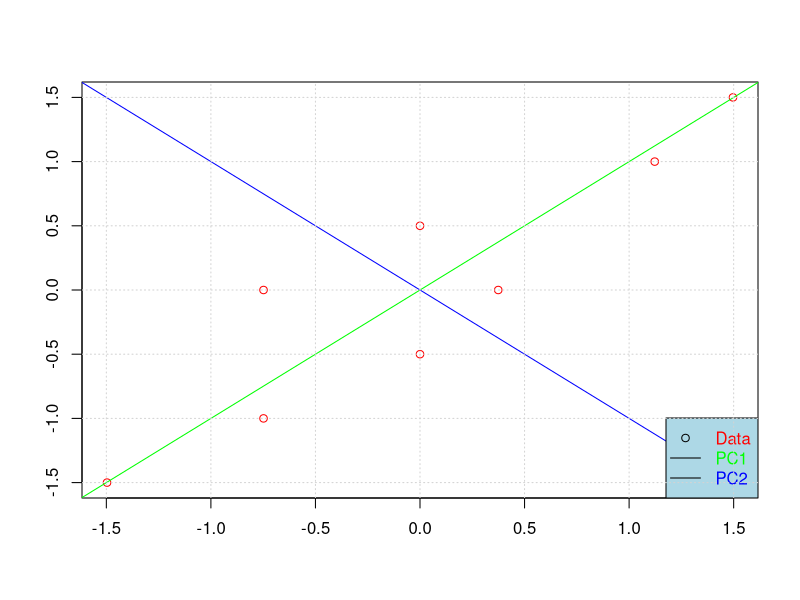

This chart was generated by the following R code:
N <- 8
X <- c(1, 3, 3, 5, 5, 6, 8, 9)
Y <- c(2, 3, 5, 4, 6, 5, 7, 8)

X <- (X - mean(X)) / sd(X)
Y <- (Y - mean(Y)) / sd(Y)
M <- cbind(X, Y)

Sigma <- cov(M)

ev <- eigen(Sigma)
eigenvalues <- ev$values
eigenvectors <- ev$vectors

PCA <- prcomp(M)

PCA.PC1 <- PCA$x[,1]
PCA.slope1 <- PCA$rotation[2,1] / PCA$rotation[1,1]

PCA.PC2 <- PCA$x[,2]
PCA.slope2 <- PCA$rotation[2,2] / PCA$rotation[1,2]

plot(M, col = 'red', ann = FALSE)
abline(0, PCA.slope1, col = 'green')
abline(0, PCA.slope2, col = 'blue')
legend("bottomright", legend = c('Data', 'PC1', 'PC2'),
       text.col = c('red', 'green', 'blue'), bg = 'lightblue',
       pch = c(1, NA, NA), lty=c(NA, 1, 1))
grid()
